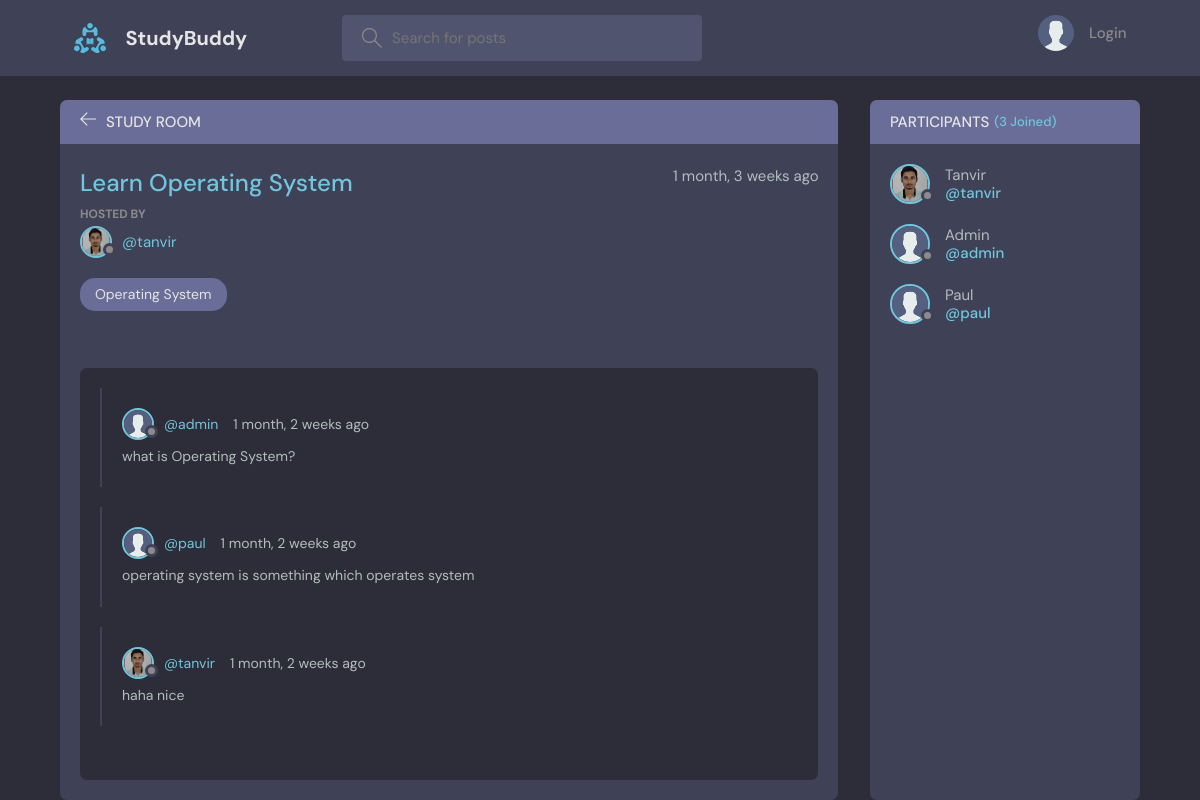
The app's page /room/7/, older data.
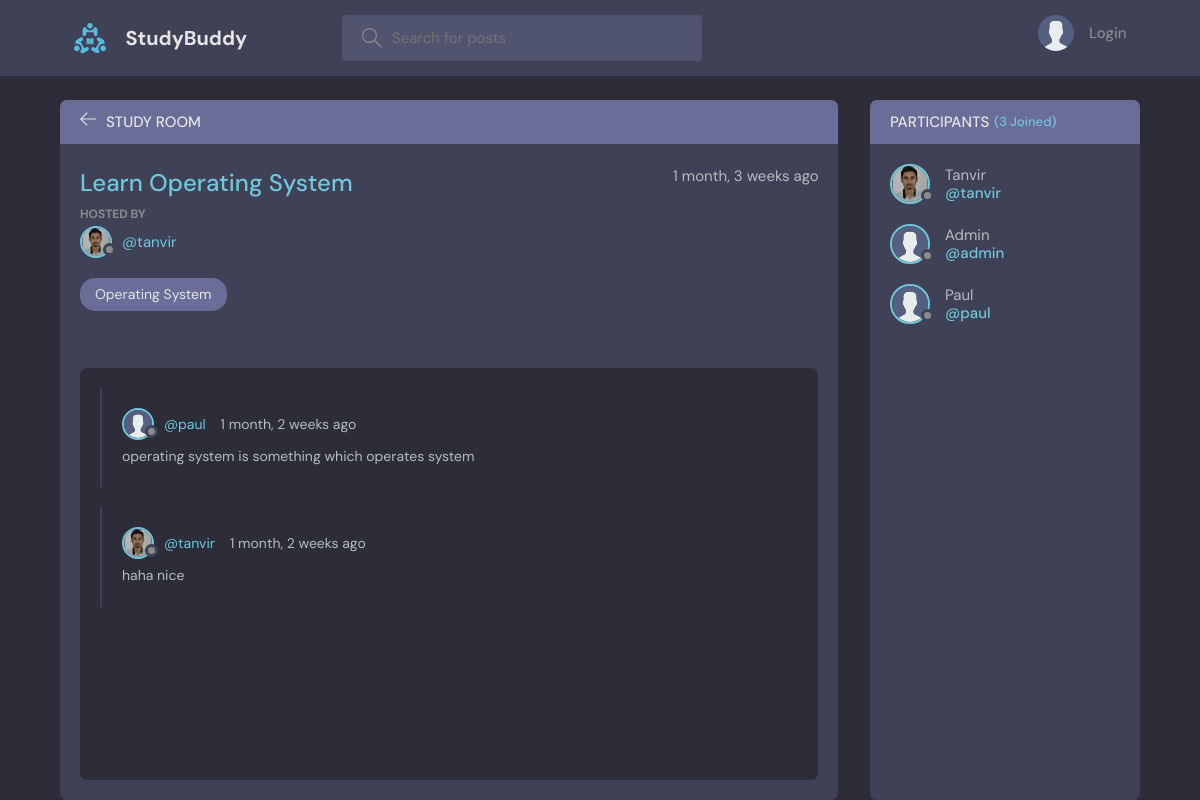
The same page, newer data.
### base/models.py (models this page shows, shortened)
class Message(models.Model):
    user = models.ForeignKey(User, on_delete=models.CASCADE)
    room = models.ForeignKey(Room, on_delete=models.CASCADE)
    body = models.TextField()
    updated = models.DateTimeField(auto_now=True)
    created = models.DateTimeField(auto_now_add=True)
    class Meta:
        ordering = ['updated', 'created']

class User(AbstractUser):
    name = models.CharField(max_length=200, null=True)
    email = models.EmailField(unique=True, null=True)
    bio = models.TextField(null=True)
    avatar = models.ImageField(null=True, default="avatar.svg")
    USERNAME_FIELD = 'email'
    REQUIRED_FIELDS = ['username']  # Add 'username' to REQUIRED_FIELDS

### base/views.py (the view)
# urls.py: path('room/<str:pk>/', views.room, name="room"),
def room(request, pk):
    room = Room.objects.get(id=pk)
    room_messages = room.message_set.all()
    participants = room.participants.all()
    joinRequests = room.join_requests.all()
    unAcceptedRequests=0
    for joinRequest in joinRequests:
        if not joinRequest.approveStatus:
            unAcceptedRequests+=1
    requested=False
    for joinRequest in joinRequests:
        if request.user == joinRequest.applicant:
            requested=True
    is_participant = request.user in participants
    if room.private == True:
        if is_participant:
            if request.method == 'POST':
                message = Message.objects.create(
                    user=request.user,
                    room=room,
                    body=request.POST.get('body')
                )
                room.participants.add(request.user)
                return redirect('room', pk=room.id)
        elif not is_participant and not requested:
            if request.method=='POST':
                JoinRequest.objects.create(
                    room=room,
                    applicant=request.user,
                )
                requested=True
                return redirect('room', pk=room.id)
        elif not is_participant and requested:
            if request.method=='POST':
                for joinRequest in joinRequests:
                    if request.user == joinRequest.applicant and room==joinRequest.room:
                        joinRequest.delete()
                requested=False
                return redirect('room', pk=room.id)
    else:
        if request.method == 'POST':
            message = Message.objects.create(
                user=request.user,
                room=room,
                body=request.POST.get('body')
            )
            room.participants.add(request.user)
            return redirect('room', pk=room.id)
    context = {'room': room, 'room_messages': room_messages,
               'participants': participants,
               'is_participant':is_participant,'joinRequests':joinRequests,'requested':requested,'unAcceptedRequests':unAcceptedRequests}  #my context
    return render(request, 'base/room.html', context)

### base/models.py (called while the page is built)
    def __str__(self):
        return self.name

### base/templates/base/room.html (shortened to what this page needs)
{% extends 'main.html' %}
{% block content %}
<main class="profile-page layout layout--2">
  <div class="container">
    <div class="room">
      <div class="room__top">
        <div class="room__topLeft">
          <a href="{% url 'home' %}">
            <svg version="1.1" xmlns="http://www.w3.org/2000/svg" width="32" height="32" viewBox="0 0 32 32">
              <title>arrow-left</title>
              <path
                d="M13.723 2.286l-13.723 13.714 13.719 13.714 1.616-1.611-10.96-10.96h27.625v-2.286h-27.625l10.965-10.965-1.616-1.607z">
              </path>
            </svg>
          </a>
          <h3>Study Room</h3>
        </div>
      </div>
      <div class="room__box scroll">
        <div class="room__header scroll">
          <div class="room__info">
            <h3>{{room.name}}</h3>
            <span>{{room.created|timesince}} ago</span>
          </div>
          <div class="room__hosted">
            <p>Hosted By</p>
            <a href="{% url 'user-profile' room.host.id %}" class="room__author">
              <div class="avatar avatar--small">
                <img src="{{room.host.avatar.url}}" />
              </div>
              <span>@{{room.host.username}}</span>
            </a>
          </div>
          <span class="room__topics">{{room.topic}}</span>
        </div>
        <div class="room__conversation">
          <div class="threads scroll">
            {% for message in room_messages %}
            <div class="thread">
              <div class="thread__top">
                <div class="thread__author">
                  <a href="{% url 'user-profile' message.user.id %}" class="thread__authorInfo">
                    <div class="avatar avatar--small">
                      <img src="{{message.user.avatar.url}}" />
                    </div>
                    <span>@{{message.user.username}}</span>
                  </a>
                  <span class="thread__date">{{message.created|timesince}} ago</span>
                </div>
              </div>
              <div class="thread__details">
                {{message.body}}
              </div>
            </div>
            {% endfor %}
          </div>
        </div>
      </div>
    </div>
    <div class="participants">
      <h3 class="participants__top">Participants <span>({{participants.count}} Joined)</span></h3>
      <div class="participants__list scroll">
        {% for user in participants %}
        <a href="{%  url 'user-profile' user.id %}" class="participant">
          <div class="avatar avatar--medium">
            <img src="{{user.avatar.url}}" />
          </div>
          <p>
            {{user.name}}
            <span>@{{user.username}}</span>
          </p>
        </a>
        {% endfor %}
      </div>
    </div>
  </div>
</main>
{% endblock content %}

Row changes from the older to the newer data that the page shows:
removed Message: user.avatar (placeholder picture), user.username "admin", created "1 month, 2 weeks", body "what is Operating System?"
